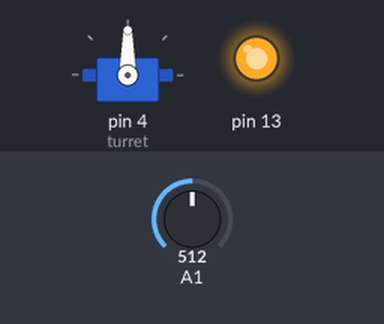
This program was run on a simulated Arduino Mega 2560, built with avr-gcc and run on an emulated ATmega2560. Parts: servo, output pins drawn as LEDs (lit = HIGH). The inputs (shaded band) are chosen by the test bench; at power-on: A1 = 512. What the program prints to the serial monitor is not drawn.

Above: at 0.1 s.
At 1.06 s:
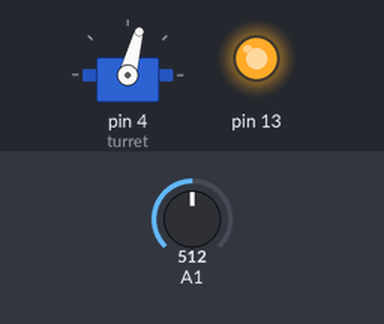
1.3 s: A1 set to 716
4.3 s: A1 set to 900
Timing chart, 0 to 13.3 s (numbered marks = the images above; inputs shaded):
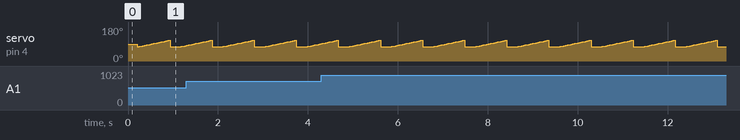

The program:

main.cpp
```cpp
#include "WProgram.h"
#include <stdio.h>
#include "avrRos/Ros.h"
#include "avrRos/String.h"
#include "avrRos/AvrLaserVector.h"
#include "Servo.h"

extern "C" void __cxa_pure_virtual()
{
  cli();
  for (;;);
}


Publisher respavrlaservector;


maximus_sensors::AvrLaserVector responseavrlaservector_msg;

float tempfloat;

#define ACCURACY 2
Servo turret;

void toggle(){
	static char t=0;
	if (!t ) {
			 digitalWrite(13, HIGH);   // set the LED on
			 t = 1;
		 }
	else {
			 digitalWrite(13, LOW);    // set the LED off
			 t = 0;
		 }
}

void response(Msg *msg){
	toggle();

}


// Since we are hooking into a standard arduino sketch, we must define our program in
// terms of the arduino setup and loop functions.

void setup(){
	ros.initCommunication();

	tempfloat = 0.0;

	pinMode(13, OUTPUT);
	//resp = ros.advertise("response");
//	ros.subscribe("call",response, &call_msg);


	//call_msg.data.setMaxLength(30);

    responseavrlaservector_msg.ranges = ROS::vector<float>(18);
    responseavrlaservector_msg.ranges.ROS::vector<float>::push_back(tempfloat);
    responseavrlaservector_msg.ranges.ROS::vector<float>::push_back(tempfloat);
    responseavrlaservector_msg.ranges.ROS::vector<float>::push_back(tempfloat);
    responseavrlaservector_msg.ranges.ROS::vector<float>::push_back(tempfloat);
    responseavrlaservector_msg.ranges.ROS::vector<float>::push_back(tempfloat);
    responseavrlaservector_msg.ranges.ROS::vector<float>::push_back(tempfloat);

    responseavrlaservector_msg.ranges.ROS::vector<float>::push_back(tempfloat);
    responseavrlaservector_msg.ranges.ROS::vector<float>::push_back(tempfloat);
    responseavrlaservector_msg.ranges.ROS::vector<float>::push_back(tempfloat);
    responseavrlaservector_msg.ranges.ROS::vector<float>::push_back(tempfloat);
    responseavrlaservector_msg.ranges.ROS::vector<float>::push_back(tempfloat);
    responseavrlaservector_msg.ranges.ROS::vector<float>::push_back(tempfloat);

    responseavrlaservector_msg.ranges.ROS::vector<float>::push_back(tempfloat);
    responseavrlaservector_msg.ranges.ROS::vector<float>::push_back(tempfloat);
    responseavrlaservector_msg.ranges.ROS::vector<float>::push_back(tempfloat);
    responseavrlaservector_msg.ranges.ROS::vector<float>::push_back(tempfloat);
    responseavrlaservector_msg.ranges.ROS::vector<float>::push_back(tempfloat);
    responseavrlaservector_msg.ranges.ROS::vector<float>::push_back(tempfloat);

    responseavrlaservector_msg.ranges.ROS::vector<float>::pop_back();
    responseavrlaservector_msg.ranges.ROS::vector<float>::pop_back();
    responseavrlaservector_msg.ranges.ROS::vector<float>::pop_back();
    responseavrlaservector_msg.ranges.ROS::vector<float>::pop_back();
    responseavrlaservector_msg.ranges.ROS::vector<float>::pop_back();
    responseavrlaservector_msg.ranges.ROS::vector<float>::pop_back();
    responseavrlaservector_msg.ranges.ROS::vector<float>::pop_back();
    responseavrlaservector_msg.ranges.ROS::vector<float>::pop_back();
    responseavrlaservector_msg.ranges.ROS::vector<float>::pop_back();
    responseavrlaservector_msg.ranges.ROS::vector<float>::pop_back();
    responseavrlaservector_msg.ranges.ROS::vector<float>::pop_back();
    responseavrlaservector_msg.ranges.ROS::vector<float>::pop_back();
    responseavrlaservector_msg.ranges.ROS::vector<float>::pop_back();
    responseavrlaservector_msg.ranges.ROS::vector<float>::pop_back();
    responseavrlaservector_msg.ranges.ROS::vector<float>::pop_back();
    responseavrlaservector_msg.ranges.ROS::vector<float>::pop_back();
    responseavrlaservector_msg.ranges.ROS::vector<float>::pop_back();
    responseavrlaservector_msg.ranges.ROS::vector<float>::pop_back();

    responseavrlaservector_msg.ranges.ROS::vector<float>::push_back(tempfloat);
    responseavrlaservector_msg.ranges.ROS::vector<float>::push_back(tempfloat);
    responseavrlaservector_msg.ranges.ROS::vector<float>::push_back(tempfloat);
    responseavrlaservector_msg.ranges.ROS::vector<float>::push_back(tempfloat);
    responseavrlaservector_msg.ranges.ROS::vector<float>::push_back(tempfloat);
    responseavrlaservector_msg.ranges.ROS::vector<float>::push_back(tempfloat);

    responseavrlaservector_msg.ranges.ROS::vector<float>::push_back(tempfloat);
    responseavrlaservector_msg.ranges.ROS::vector<float>::push_back(tempfloat);
    responseavrlaservector_msg.ranges.ROS::vector<float>::push_back(tempfloat);
    responseavrlaservector_msg.ranges.ROS::vector<float>::push_back(tempfloat);
    responseavrlaservector_msg.ranges.ROS::vector<float>::push_back(tempfloat);
    responseavrlaservector_msg.ranges.ROS::vector<float>::push_back(tempfloat);

    responseavrlaservector_msg.ranges.ROS::vector<float>::push_back(tempfloat);
    responseavrlaservector_msg.ranges.ROS::vector<float>::push_back(tempfloat);
    responseavrlaservector_msg.ranges.ROS::vector<float>::push_back(tempfloat);
    responseavrlaservector_msg.ranges.ROS::vector<float>::push_back(tempfloat);
    responseavrlaservector_msg.ranges.ROS::vector<float>::push_back(tempfloat);
    responseavrlaservector_msg.ranges.ROS::vector<float>::push_back(tempfloat);


    respavrlaservector = ros.advertise("responseavrlaservector");

    turret.attach(4);

    //ros.publish(resp, &response_msg);

	digitalWrite(13, HIGH);
}

void loop(){
	ros.spin();
	delay(10);

    float volts;
    float distance;
    delay(200);


    responseavrlaservector_msg.ranges.ROS::vector<float>::pop_back();
    responseavrlaservector_msg.ranges.ROS::vector<float>::pop_back();
    responseavrlaservector_msg.ranges.ROS::vector<float>::pop_back();
    responseavrlaservector_msg.ranges.ROS::vector<float>::pop_back();
    responseavrlaservector_msg.ranges.ROS::vector<float>::pop_back();
    responseavrlaservector_msg.ranges.ROS::vector<float>::pop_back();
    responseavrlaservector_msg.ranges.ROS::vector<float>::pop_back();
    responseavrlaservector_msg.ranges.ROS::vector<float>::pop_back();
    responseavrlaservector_msg.ranges.ROS::vector<float>::pop_back();
    responseavrlaservector_msg.ranges.ROS::vector<float>::pop_back();
    responseavrlaservector_msg.ranges.ROS::vector<float>::pop_back();
    responseavrlaservector_msg.ranges.ROS::vector<float>::pop_back();
    responseavrlaservector_msg.ranges.ROS::vector<float>::pop_back();
    responseavrlaservector_msg.ranges.ROS::vector<float>::pop_back();
    responseavrlaservector_msg.ranges.ROS::vector<float>::pop_back();
    responseavrlaservector_msg.ranges.ROS::vector<float>::pop_back();
    responseavrlaservector_msg.ranges.ROS::vector<float>::pop_back();
    responseavrlaservector_msg.ranges.ROS::vector<float>::pop_back();

    int angle = 0;

    for (angle = 75; angle < 111; angle += ACCURACY) {

        turret.write(angle);
        // Compute sensors
        delay(40);

        volts = analogRead(1) * 0.0048828125;
        //distance = 65 * pow(volts, -1.10);
        distance = 65 * 1/volts -1;
        responseavrlaservector_msg.ranges.ROS::vector<float>::push_back(distance);
    }
    turret.write(75);

	ros.publish(respavrlaservector, &responseavrlaservector_msg);

}
```

AvrLaserVector.h
```cpp
/*
	AvrLaserVector.h
	This msg file was autogenerated by the Rutgers avr_bridge software.
	*/
#ifndef AVRLASERVECTOR_H
#define AVRLASERVECTOR_H
#include "Msg.h"
#include "vector.h"
#include "ros_string.h"


namespace maximus_sensors {
class AvrLaserVector : public Msg{
   public:
	AvrLaserVector();
	AvrLaserVector(uint8_t * data);
	~AvrLaserVector();

	uint16_t bytes();
	uint16_t serialize(uint8_t * out_buffer);
	uint16_t deserialize(uint8_t * data);

	ROS::vector<float> ranges; //fixed at length 18
   private:

}; /***** ending class AvrLaserVector *******/


} /***** ending namespace maximus_sensors *******/

#endif  /****   AVRLASERVECTOR_H    *****/
```

Msg.h
```cpp
/*
 * Msg.h
 *
 *  Created on: Oct 9, 2010
 *      Author: asher
 */

#ifndef MSG_H_
#define MSG_H_

#include <stdint.h>


class Msg {
public:
	Msg();
	Msg(uint8_t* data);
	virtual uint16_t serialize(uint8_t * outbuffer)=0;
	virtual uint16_t deserialize(uint8_t * data)=0;
	virtual uint16_t bytes()=0;
	 ~Msg();
private:
	char * _buffer;
	int _length; //length of byte stream;

};


#endif /* MSG_H_ */
```

Ros.h
```cpp
/*
 * Ros.h
 *
 *  Created on: Oct 9, 2010
 *      Author: asher
 */

#ifndef ROS_H_
#define ROS_H_
#include "WProgram.h"
#include "ros_string.h"
#include "Msg.h"

#define ROS_BUFFER_SIZE 300
typedef void (*ros_cb)(Msg* msg);

struct packet_header{
		uint8_t packet_type;
		uint8_t topic_tag;
		uint16_t msg_length;
	};

typedef uint8_t Publisher;

class Ros {
public:
	Ros(char * node_name, uint8_t num_of_msg_types );

	void init_node();

	Publisher advertise(char* topic);

	void publish(Publisher pub, Msg* msg);

	void subscribe(char* name, ros_cb funct, Msg* msg);
	void spin();

	void send(uint8_t* data, uint16_t length, char packet_type, char topicID); //handles actually sending the data

	ROS::string name;
	void initCommunication();

	~Ros();
private:
	ros_cb cb_list[10];
	Msg * msgList[10];
	uint8_t outBuffer[300];


	uint8_t NUM_OF_MSG_TYPES;

	void getID();

	char getTopicTag(char * topic); //Used to get the topic tag for its packet
	//variables for handling incoming packets

	packet_header * header;
	int packet_data_left;
	uint8_t buffer[ROS_BUFFER_SIZE];
	uint16_t buffer_index;

	enum packet_state{
		header_state , msg_data_state
	} com_state;

	void resetStateMachine();
};

extern Ros ros;


#endif /* ROS_H_ */
```

String.h
```cpp
/*
	String.h
	This msg file was autogenerated by the Rutgers avr_bridge software.
	*/
#ifndef STRING_H
#define STRING_H
#include "Msg.h"
#include "vector.h"
#include "ros_string.h"


namespace std_msgs {
class String : public Msg{
   public:
	String();
	String(uint8_t * data);
	~String();

	uint16_t bytes();
	uint16_t serialize(uint8_t * out_buffer);
	uint16_t deserialize(uint8_t * data);

	ROS::string data;
   private:

}; /***** ending class String *******/


} /***** ending namespace std_msgs *******/

#endif  /****   STRING_H    *****/
```

ros_generated.cpp
```cpp
/* This file was autogenerated as a part of the avr_bridge pkg

avr_bridge was written by
Adam Stambler and Phillip Quiza of Rutgers University.

*/

#include "Ros.h"

char Ros::getTopicTag(char * topic){
if (strcmp(topic, "responseavrlaservector") ==0)
	 return 1;
if (strcmp(topic, "call") ==0)
	 return 0;


	return 0;
}
Ros ros("callResponse", 2); //autogenerated Ros object
```

ros_string.h
```cpp
/*
 * string.h
 *
 *  Created on: Nov 1, 2010
 *      Author: asher
 */

#ifndef STRING_H_
#define STRING_H_
#include <stdint.h>

//this is only meant for rosdatatypes

namespace ROS{
class string{
public:
	string(uint16_t maxLength);
	string(char * str);
	string();
	void setString(char* str);
	uint16_t bytes();
	uint16_t serialize(uint8_t* buffer);
	uint16_t deserialize(uint8_t* buffer);
	char operator[](int i){ return data[i];};
	void setMaxLength( uint16_t maxLength);
	char* getRawString(){return data;};

private:
	char* data;
	uint16_t maxlength;
};

}
#endif /* STRING_H_ */
```

vector.h
```cpp
/*
 * vector.h
 *
 *  Created on: Nov 1, 2010
 *      Author: asher
 */

#ifndef VECTOR_H_
#define VECTOR_H_
#include <string.h>
#include <stdio.h>
#include <stdlib.h>

namespace ROS{

template<class T> class vector{
public:

	vector(){};
	vector(uint16_t size){fixed = 1;  setMaxLength(size); length=size;};
	uint16_t size(); //
	T& operator[] (int i) { return data[i];}
	uint16_t serialize(uint8_t * buffer);
	uint16_t deserialize(uint8_t * buffer);
	uint16_t bytes();// output size to store in bytes

	void push_back(T item){
		if (length <maxLength) {
		data[length] = item;
		length++;
				}
	}

	T pop_back(){length--; return data[length+1];};

	~vector(){free(data);}
	bool fixed;

	void setMaxLength(uint16_t L){ maxLength = L;
								data = (T*)malloc( L* sizeof(T));};

private:
	T* data;
	uint16_t length;
	uint16_t maxLength;
	void setSize(uint16_t size){ length = size;};
	uint16_t serializeFixed(uint8_t * buffer);
	uint16_t serializeVariable(uint8_t* buffer);
	uint16_t deserializeFixed(uint8_t *buffer);
	uint16_t deserializeVariable(uint8_t * buffer);
};


template<class T>
uint16_t vector<T>::size(){
	return length;
}
template<class T>
uint16_t vector<T>::bytes(){
	return length*sizeof(T);
}

template<class T>
uint16_t vector<T>::serializeFixed(uint8_t * buffer){
	memcpy(buffer,data, this->bytes());
	return this->bytes();
}


template<class T>
uint16_t vector<T>::serializeVariable(uint8_t * buffer){
	memcpy(buffer, &length, 2);
	serializeFixed(buffer+4);
	return this->bytes()+4;
}

template<class T>
uint16_t vector<T>::deserializeFixed(uint8_t * buffer){
	memcpy(data,buffer, this->bytes());
	return this->bytes();
}
template<class T>
uint16_t vector<T>::deserializeVariable(uint8_t * buffer){
	uint32_t size;
	memcpy(&size, buffer, 4);
	setSize(size);
	deserializeFixed(buffer+4);
	return this->bytes()+4;
}


template<class T>
uint16_t vector<T>::serialize(uint8_t * buffer){
	if (fixed) return serializeFixed(buffer);
	else return this->serializeVariable(buffer);
}

template<class T>
uint16_t vector<T>::deserialize(uint8_t* buffer){
	if (fixed) return deserializeFixed(buffer);
	else return deserializeVariable(buffer);
}

}
#endif /* VECTOR_H_ */
```

avrRos_user.cpp
```cpp
/*
 * avrRos_user.cpp
 *
 *  Created on: Jan 4, 2011
 *      Author: asher
 */
#include "WProgram.h"
#include <stdio.h>
#include "avrRos/Ros.h"
#include "avrRos/String.h"

void Ros::initCommunication(){
	Serial.begin(57600);
}

int ros_putchar(char c, FILE *stream)
{
	Serial.write(c);
  return 0;
}

int ros_getchar(FILE *stream)
{
	return Serial.read();
}
```

Measured:
- by itself, servo on pin 4 (turret): repeats every 0.94 s: 95° 0.04 s, 97° 0.04 s, 99° 0.04 s, 101° 0.04 s, 103° 0.04 s, 105° 0.04 s, 107° 0.04 s, 109° 0.04 s, 75° 0.25 s, 77° 0.04 s, 79° 0.04 s, 81° 0.04 s, 83° 0.04 s, 85° 0.04 s, 87° 0.04 s, 89° 0.04 s, 91° 0.04 s, 93° 0.04 s
